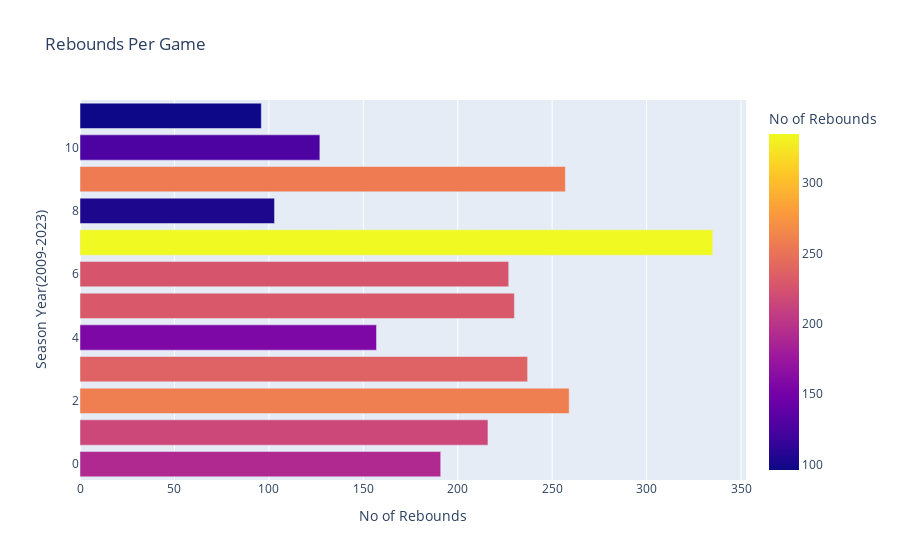

Source (notebook cell):
### Code cell
fig = px.bar(career_df,x='REB',color='REB',title='Rebounds Per Game',
            labels={
                "REB": "No of Rebounds",
                "index":"Season Year(2009-2023)"
            })
fig.show()

### Figure 1 — Plotly figure (JSON) as saved in the notebook; plotly's stock layout.template omitted (floating-point values rounded to 4 significant figures)
{"data": [{"alignmentgroup": "True", "hovertemplate": "No of Rebounds=%{marker.color}<br>Season Year(2009-2023)=%{y}<extra></extra>", "legendgroup": "", "marker": {"color": [191, 216, 259, 237, 157, 230, 227, 335, 103, 257, 127, 96], "coloraxis": "coloraxis", "pattern": {"shape": ""}}, "name": "", "offsetgroup": "", "orientation": "h", "showlegend": false, "textposition": "auto", "type": "bar", "x": [191, 216, 259, 237, 157, 230, 227, 335, 103, 257, 127, 96], "xaxis": "x", "y": [0, 1, 2, 3, 4, 5, 6, 7, 8, 9, 10, 11], "yaxis": "y"}], "layout": {"barmode": "relative", "coloraxis": {"colorbar": {"title": {"text": "No of Rebounds"}}, "colorscale": [[0, "#0d0887"], [0.1111, "#46039f"], [0.2222, "#7201a8"], [0.3333, "#9c179e"], [0.4444, "#bd3786"], [0.5556, "#d8576b"], [0.6667, "#ed7953"], [0.7778, "#fb9f3a"], [0.8889, "#fdca26"], [1, "#f0f921"]]}, "legend": {"tracegroupgap": 0}, "title": {"text": "Rebounds Per Game"}, "xaxis": {"anchor": "y", "domain": [0, 1], "title": {"text": "No of Rebounds"}}, "yaxis": {"anchor": "x", "domain": [0, 1], "title": {"text": "Season Year(2009-2023)"}}}}
